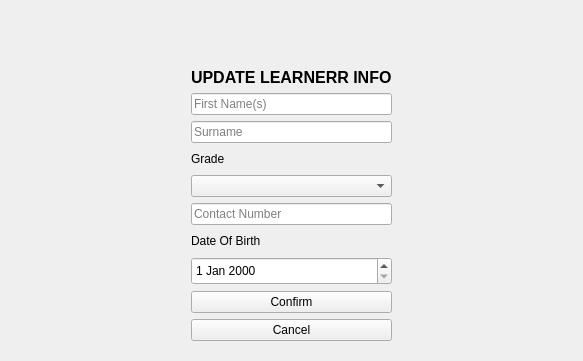
                         <widget class="QWidget" name="page_updateLearnerInfo">
                          <layout class="QVBoxLayout" name="verticalLayout_79">
                           <item>
                            <layout class="QVBoxLayout" name="verticalLayout_78">
                             <item>
                              <widget class="QWidget" name="widget_updateLearnerBackground" native="true">
                               <layout class="QVBoxLayout" name="verticalLayout_80">
                                <property name="leftMargin">
                                 <number>180</number>
                                </property>
                                <property name="topMargin">
                                 <number>0</number>
                                </property>
                                <property name="rightMargin">
                                 <number>180</number>
                                </property>
                                <item>
                                 <layout class="QVBoxLayout" name="verticalLayout_74">
                                  <item alignment="Qt::AlignmentFlag::AlignHCenter">
                                   <widget class="QLabel" name="label_updateLearnerIcon">
                                    <property name="minimumSize">
                                     <size>
                                      <width>50</width>
                                      <height>50</height>
                                     </size>
                                    </property>
                                    <property name="maximumSize">
                                     <size>
                                      <width>50</width>
                                      <height>50</height>
                                     </size>
                                    </property>
                                    <property name="font">
                                     <font>
                                      <bold>true</bold>
                                     </font>
                                    </property>
                                    <property name="text">
                                     <string />
                                    </property>
                                    <property name="pixmap">
                                     <pixmap resource="../resources.qrc">:/icons/icons/Liquid glass/icons8-transaction-96.png</pixmap>
                                    </property>
                                    <property name="scaledContents">
                                     <bool>true</bool>
                                    </property>
                                   </widget>
                                  </item>
                                  <item alignment="Qt::AlignmentFlag::AlignHCenter">
                                   <widget class="QLabel" name="label_editLearnerTitle">
                                    <property name="minimumSize">
                                     <size>
                                      <width>0</width>
                                      <height>20</height>
                                     </size>
                                    </property>
                                    <property name="maximumSize">
                                     <size>
                                      <width>16777215</width>
                                      <height>20</height>
                                     </size>
                                    </property>
                                    <property name="font">
                                     <font>
                                      <pointsize>12</pointsize>
                                      <bold>true</bold>
                                     </font>
                                    </property>
                                    <property name="text">
                                     <string>UPDATE LEARNERR INFO</string>
                                    </property>
                                   </widget>
                                  </item>
                                 </layout>
                                </item>
                                <item>
                                 <widget class="QLineEdit" name="lineEdit_editLearnerFirstName">
                                  <property name="text">
                                   <string />
                                  </property>
                                  <property name="placeholderText">
                                   <string>First Name(s)</string>
                                  </property>
                                 </widget>
                                </item>
                                <item>
                                 <widget class="QLineEdit" name="lineEdit_editLearnerSurname">
                                  <property name="text">
                                   <string />
                                  </property>
                                  <property name="placeholderText">
                                   <string>Surname</string>
                                  </property>
                                 </widget>
                                </item>
                                <item>
                                 <layout class="QVBoxLayout" name="verticalLayout_87">
                                  <item>
                                   <widget class="QLabel" name="label_editLearnerGradeTitle">
                                    <property name="minimumSize">
                                     <size>
                                      <width>0</width>
                                      <height>20</height>
                                     </size>
                                    </property>
                                    <property name="maximumSize">
                                     <size>
                                      <width>16777215</width>
                                      <height>20</height>
                                     </size>
                                    </property>
                                    <property name="text">
                                     <string>Grade</string>
                                    </property>
                                   </widget>
                                  </item>
                                  <item>
                                   <widget class="QComboBox" name="comboBox_editLearnerGrade">
                                    <property name="cursor">
                                     <cursorShape>PointingHandCursor</cursorShape>
                                    </property>
                                    </widget>
                                  </item>
                                 </layout>
                                </item>
                                <item>
                                 <widget class="QLineEdit" name="lineEdit_editLearnerContact">
                                  <property name="text">
                                   <string />
                                  </property>
                                  <property name="placeholderText">
                                   <string>Contact Number</string>
                                  </property>
                                 </widget>
                                </item>
                                <item>
                                 <layout class="QVBoxLayout" name="verticalLayout_72">
                                  <item>
                                   <widget class="QLabel" name="label_editLearnerDOBTitle">
                                    <property name="minimumSize">
                                     <size>
                                      <width>0</width>
                                      <height>20</height>
                                     </size>
                                    </property>
                                    <property name="maximumSize">
                                     <size>
                                      <width>16777215</width>
                                      <height>20</height>
                                     </size>
                                    </property>
                                    <property name="text">
                                     <string>Date Of Birth</string>
                                    </property>
                                   </widget>
                                  </item>
                                  <item>
                                   <widget class="QDateEdit" name="dateEdit_editLearnerDOB">
                                    <property name="minimumSize">
                                     <size>
                                      <width>0</width>
                                      <height>28</height>
                                     </size>
                                    </property>
                                   </widget>
                                  </item>
                                 </layout>
                                </item>
                                <item>
                                 <widget class="QPushButton" name="pushButton_editLearnerConfirm">
                                  <property name="text">
                                   <string>Confirm</string>
                                  </property>
                                 </widget>
                                </item>
                                <item>
                                 <widget class="QPushButton" name="pushButton_editLearnerCancel">
                                  <property name="text">
                                   <string>Cancel</string>
                                  </property>
                                 </widget>
                                </item>
                               </layout>
                              </widget>
                             </item>
                            </layout>
                           </item>
                          </layout>
                         </widget>
